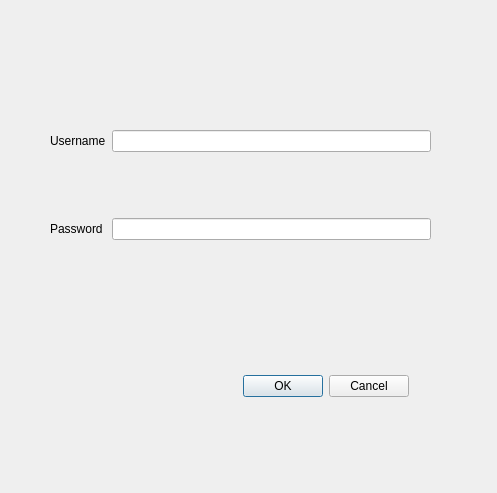
<?xml version="1.0" encoding="UTF-8"?>
<ui version="4.0">
 <class>LoginDialog</class>
 <widget class="QDialog" name="LoginDialog">
  <property name="geometry">
   <rect>
    <x>0</x>
    <y>0</y>
    <width>497</width>
    <height>493</height>
   </rect>
  </property>
  <property name="windowTitle">
   <string>Login Dialog </string>
  </property>
  <widget class="QDialogButtonBox" name="buttonBox">
   <property name="geometry">
    <rect>
     <x>10</x>
     <y>370</y>
     <width>399</width>
     <height>32</height>
    </rect>
   </property>
   <property name="orientation">
    <enum>Qt::Horizontal</enum>
   </property>
   <property name="standardButtons">
    <set>QDialogButtonBox::Cancel|QDialogButtonBox::Ok</set>
   </property>
  </widget>
  <widget class="QWidget" name="gridLayoutWidget">
   <property name="geometry">
    <rect>
     <x>50</x>
     <y>70</y>
     <width>381</width>
     <height>231</height>
    </rect>
   </property>
   <layout class="QGridLayout" name="gridLayout">
    <item row="0" column="0">
     <widget class="QLabel" name="label">
      <property name="text">
       <string>Username</string>
      </property>
     </widget>
    </item>
    <item row="0" column="1">
     <widget class="QLineEdit" name="usernameLine"/>
    </item>
    <item row="1" column="1">
     <widget class="QLineEdit" name="passwordLine">
      <property name="echoMode">
       <enum>QLineEdit::Password</enum>
      </property>
     </widget>
    </item>
    <item row="1" column="0">
     <widget class="QLabel" name="label_2">
      <property name="text">
       <string>Password</string>
      </property>
     </widget>
    </item>
   </layout>
  </widget>
 </widget>
 <resources/>
 <connections>
  <connection>
   <sender>buttonBox</sender>
   <signal>rejected()</signal>
   <receiver>LoginDialog</receiver>
   <slot>reject()</slot>
   <hints>
    <hint type="sourcelabel">
     <x>316</x>
     <y>260</y>
    </hint>
    <hint type="destinationlabel">
     <x>286</x>
     <y>274</y>
    </hint>
   </hints>
  </connection>
  <connection>
   <sender>buttonBox</sender>
   <signal>accepted()</signal>
   <receiver>LoginDialog</receiver>
   <slot>accept()</slot>
   <hints>
    <hint type="sourcelabel">
     <x>248</x>
     <y>254</y>
    </hint>
    <hint type="destinationlabel">
     <x>157</x>
     <y>274</y>
    </hint>
   </hints>
  </connection>
 </connections>
</ui>
